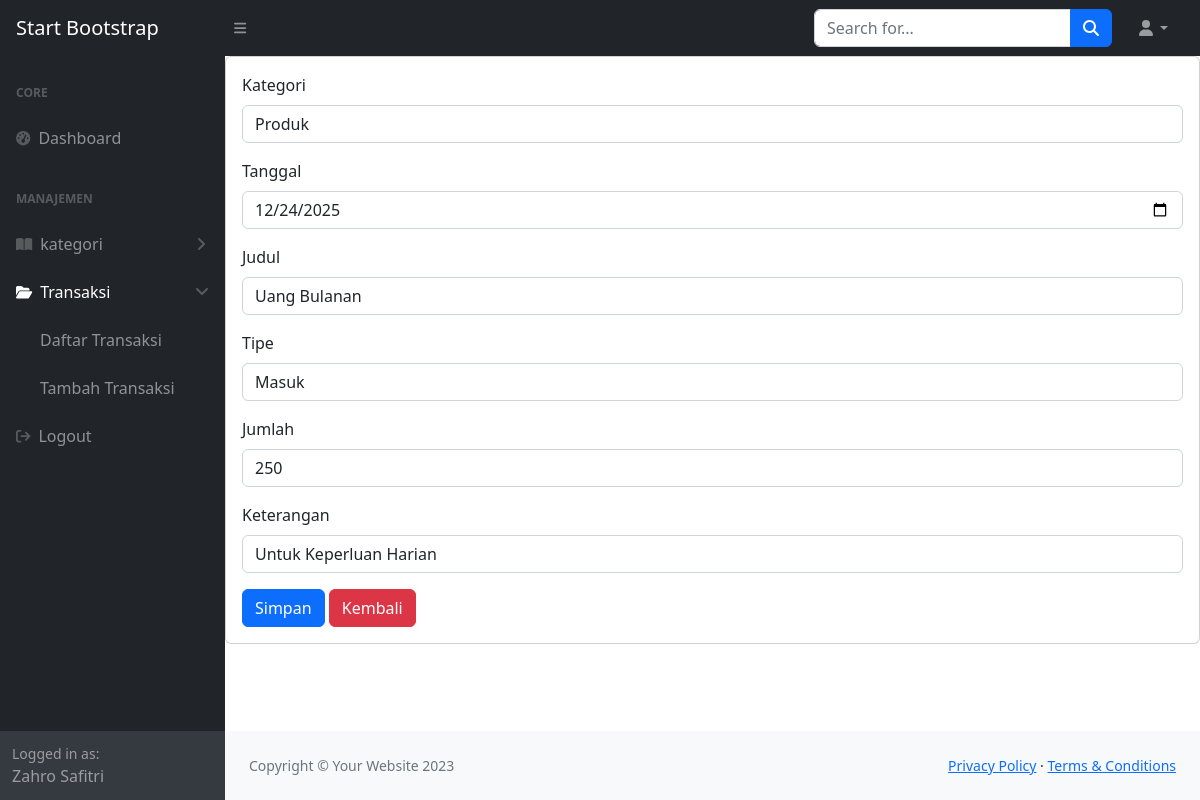
/index.php?hal=ubah-transaksi&id=2 (signed in), run on the app's committed database.
### tables this page shows
CREATE TABLE `transaksi` (
  `id_transaksi` int(11) NOT NULL,
  `user_id` int(11) NOT NULL,
  `kategori_id` int(11) NOT NULL,
  `judul` varchar(100) NOT NULL,
  `jumlah` int(11) NOT NULL,
  `tipe` enum('masuk','keluar') NOT NULL,
  `tanggal` date NOT NULL,
  `keterangan` text NOT NULL
);

CREATE TABLE `kategori` (
  `id_kategori` int(11) NOT NULL,
  `nama_kategori` varchar(50) NOT NULL,
  `tipe` enum('masuk','keluar') NOT NULL
);

### pages/ubah-transaksi.php (the view, shortened to what this page needs)
<?php
if (isset($_GET['id']) && !empty($_GET['id'])) {
    $id_transaksi = $_GET['id'];
    $sql = "SELECT * FROM transaksi WHERE id_transaksi = ?";
    if ($stmt = $mysqli->prepare($sql)) {
        $stmt->bind_param("i", $id_transaksi);
        if ($stmt->execute()) {
            $result = $stmt->get_result();
            if ($result->num_rows == 1) {
                $transaksi = $result->fetch_assoc();
            } else {
                echo "Data transaksi tidak ditemukan.";
                exit();
            }
        }
    } else {
        header("Location: index.php?hal=daftar-transaksi");
        exit();
    }
}
?>
<div class="card mb-4">
        <div class="card-body">
           <form method="post">
            <div class="mb-3">
                <label for="kategori" class="form-label">Kategori</label>
                <select name="kategori" class="form-control" required>
                    <?php $kategori = $mysqli->query("SELECT * FROM kategori"); while($row = $kategori->fetch_assoc()): ?>
                        <option value="<?= $row['id_kategori'] ?>"<?=($row['id_kategori']==$transaksi['kategori_id'])?'selected':'' ?>>
                            <?= $row['nama_kategori'] ?>
                        </option>
                    <?php endwhile ?>
                </select>
            </div>
             <div class="mb-3">
                <label for="tanggal" class="form-label">Tanggal</label>
                <input type="date" name="tanggal" class="form-control" id="tanggal" value="<?php echo $transaksi['tanggal'] ?>"required>
             </div>
             <div class="mb-3">
                <label for="judul" class="form-label">Judul</label>
                <input type="text" name="judul" class="form-control" id="judul" value="<?php echo $transaksi['judul'] ?>" required>
             </div>
             <div class="mb-3">
                <label for="tipe" class="form-label">Tipe</label>
                    <select class="form-control" name="tipe">
                        <option value="masuk" <?=($transaksi['tipe']=='masuk')?'selected':'' ?>>Masuk</option>
                    </select>
            </div>
            <div class="mb-3">
                <label for="jumlah" class="form-label">Jumlah</label>
                <input type="number" name="jumlah" class="form-control" id="jumlah" value="<?php echo $transaksi['jumlah'] ?>" required>
             </div>
             <div class="mb-3">
                <label for="keterangan" class="form-label">Keterangan</label>
                <input type="text" name="keterangan" class="form-control" id="keterangan" value="<?php echo $transaksi['keterangan'] ?>" required>
             </div>
             <button type="submit" class="btn btn-primary">Simpan</button>
             <a href="index.php?hal=daftar-transaksi" class="btn btn-danger">Kembali</a>
        </form>
        </div>

### data on the page
transaksi: kategori "Produk", tanggal "12/24/2025", judul "Uang Bulanan", tipe "Masuk", jumlah "250", keterangan "Untuk Keperluan Harian"

### other printed values
$_SESSION['nama'] "Zahro Safitri"
